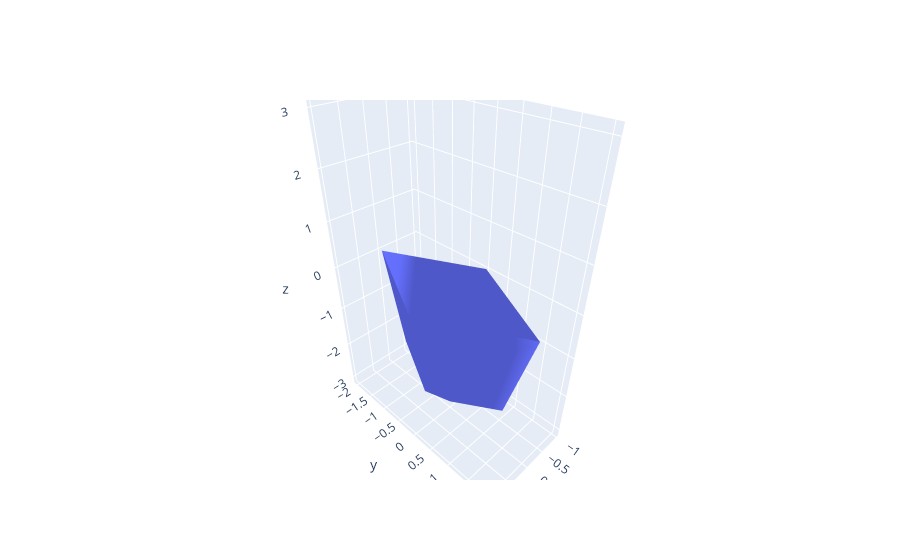

The notebook cell saved with this chart:
### Code cell
x,y,z = v.T
i,j,k = f.T
fig = go.Figure(data=[go.Mesh3d(x=x, y=y, z=z)])
fig.show()

### Figure 1 — Plotly figure (JSON) as saved in the notebook; plotly's stock layout.template omitted (floating-point values rounded to 4 significant figures)
{"data": [{"type": "mesh3d", "x": [0, -0.7071, 4.33e-17, 0.7071, 4.33e-17, -1, 6.123e-17, 1, 6.123e-17, -0.7071, 4.33e-17, 0.7071, 4.33e-17, 0], "y": [0, -1.732e-16, -1.414, 0, 1.414, -2.449e-16, -2, 0, 2, -1.732e-16, -1.414, 0, 1.414, 0], "z": [-3, -2.121, -2.121, -2.121, -2.121, 0, 0, 0, 0, 2.121, 2.121, 2.121, 2.121, 3]}], "layout": {}}
